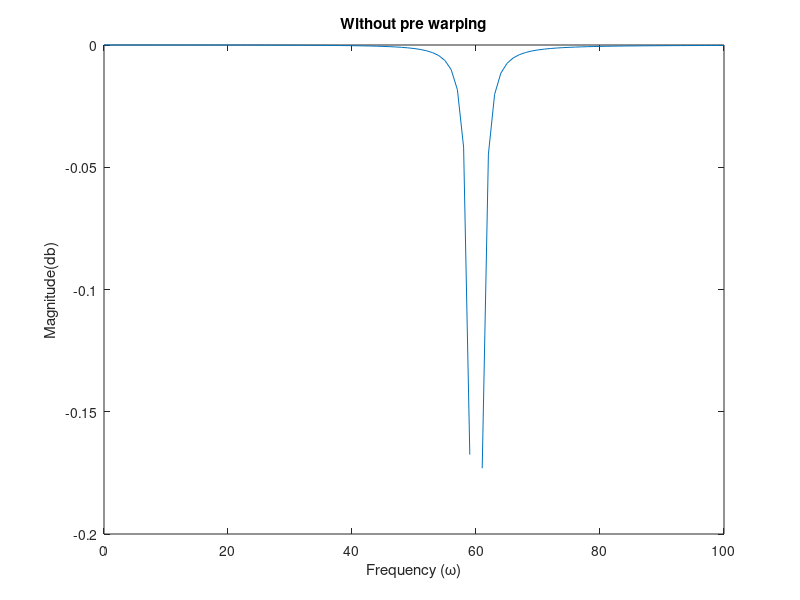
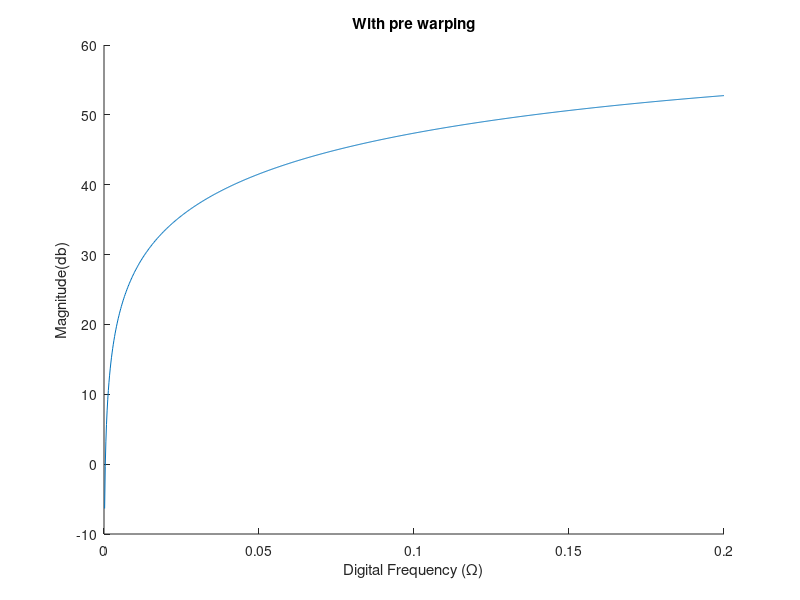

MATLAB code for these plots, in order:
clear;clc;
A=[1 0 60^2];
B=[1 0.4 60^2];
Hs=tf(A,B);
W=0:100;
hs=freqs(A,B,W);
ModHs=20*log10(abs(hs));
figure(1)
plot(W,ModHs)%sin pre warping
title('Without pre warping')
ylabel('Magnitude(db)')
xlabel('Frequency (\omega)')
T=1e-3;
w=linspace(0,0.2,1000);
figure(2)
[b,a]=bilinear(A,B,1/T,1.04);%el denominador y numerador del filtro
title('With pre warping')
ylabel('Magnitude(db)')
xlabel('Digital Frequency (\Omega)')
Hz=freqz(b,a,w);
ModHz=20*log10(abs(Hz));
figure(2)
hold on
plot(w,ModHz)